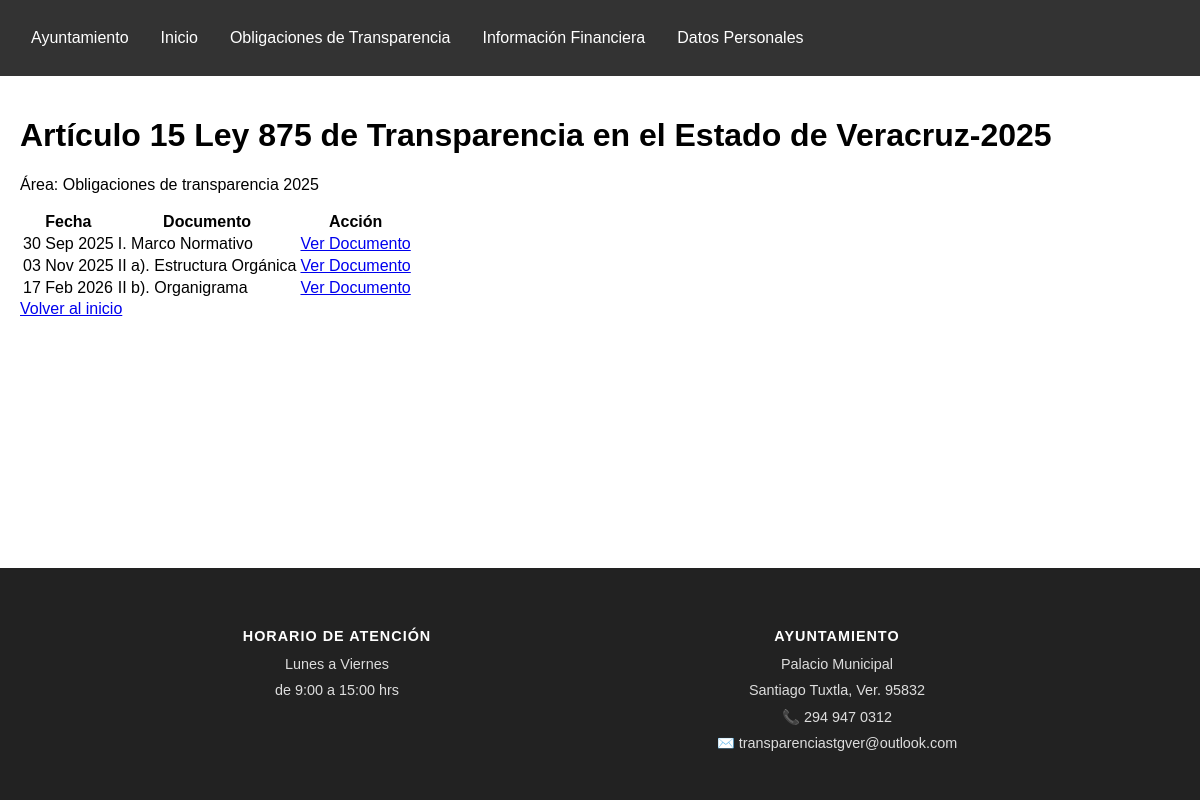
Screenshot of /area/obligaciones-de-transparencia-2025/articulo-15-ley-875-de-transparencia-en-el-estado/ with the database file from the repository.
### main/models.py (models this page shows, shortened)
class TipoDocumento(models.Model):
    area = models.ForeignKey(Area, on_delete=models.CASCADE, related_name='tipos_documento', verbose_name="Pertenece al Área")
    nombre = models.CharField(max_length=200, verbose_name="Tipo de Documento")
    slug = models.SlugField(verbose_name="Identificador URL")
    class Meta:
        unique_together = ('area', 'slug')
        ordering = ['nombre']

class Area(models.Model):
    CATEGORIAS = [
        ('transparencia', 'Obligaciones de Transparencia'),
        ('financiera', 'Información Financiera'),
    ]
    nombre = models.CharField(max_length=200, verbose_name="Nombre del Área")
    categoria = models.CharField(
        max_length=20,
        choices=CATEGORIAS,
        default='transparencia',
        verbose_name="Sección a la que pertenece"
    )
    descripcion = models.TextField(blank=True, verbose_name="Descripción (Opcional)")
    slug = models.SlugField(unique=True, verbose_name="Identificador URL (automático)")
    class Meta:
        verbose_name = "Área / Departamento"
        verbose_name_plural = "Áreas / Departamentos"
        ordering = ['-nombre']

class Documento(models.Model):
    tipo = models.ForeignKey(TipoDocumento, on_delete=models.CASCADE, related_name='documentos', verbose_name="Tipo de Documento")
    titulo = models.CharField(max_length=255, verbose_name="Título del Documento")
    fecha_publicacion = models.DateField(verbose_name="Fecha de Publicación")
    archivo_pdf = models.FileField(upload_to='documentos/%Y/%m/', verbose_name="Archivo PDF")
    created_at = models.DateTimeField(auto_now_add=True)
    class Meta:
        ordering = ['titulo']

### main/views.py (the view)
# urls.py: path('area/<slug:area_slug>/<slug:tipo_slug>/', views.lista_documentos, name='lista_documentos'),
def lista_documentos(request, area_slug, tipo_slug):
    area = get_object_or_404(Area, slug=area_slug)
    tipo = get_object_or_404(TipoDocumento, slug=tipo_slug, area=area)
    documentos = tipo.documentos.all()
    return render(request, 'main/lista_documentos.html', {
        'area': area,
        'tipo': tipo,
        'documentos': documentos
    })

### main/templates/main/lista_documentos.html
{% extends 'main/base.html' %}
{% block content %}
<h1>{{ tipo.nombre }}</h1>
<p>Área: {{ area.nombre }}</p>
<table>
    <thead>
        <tr>
            <th>Fecha</th>
            <th>Documento</th>
            <th>Acción</th>
        </tr>
    </thead>
    <tbody>
        {% for doc in documentos %}
            <tr>
                <td>{{ doc.fecha_publicacion|date:"d M Y" }}</td>
                <td>{{ doc.titulo }}</td>
                <td>
                    <a href="{{ doc.archivo_pdf.url }}" target="_blank" class="btn">
                        Ver Documento
                    </a>
                </td>
            </tr>
        {% empty %}
            <tr><td colspan="3">No se han subido documentos de este tipo.</td></tr>
        {% endfor %}
    </tbody>
</table>
<a href="{% url 'inicio' %}">Volver al inicio</a>
{% endblock %}

### main/templates/main/base.html (shortened to what this page needs)
<!DOCTYPE html>
<html lang="es">
<head>
</head>
<body>
<header>
    <nav>
        <ul>
            <li><a href="https://www.google.com" target="_blank">Ayuntamiento</a></li>
            <li><a href="{% url 'inicio' %}">Inicio</a></li>
            <li><a href="{% url 'lista_transparencia' %}">Obligaciones de Transparencia</a></li>
            <li><a href="{% url 'lista_financiera' %}">Información Financiera</a></li>
            <li><a href="{% url 'lista_datos_personales' %}">Datos Personales</a></li>
        </ul>
    </nav>
</header>
<div class="container">
    {% block content %}
    {% endblock %}
</div>
<footer>
    <div class="footer-content">
        <div class="footer-section">
            <h4>Horario de Atención</h4>
            <p>Lunes a Viernes</p>
            <p>de 9:00 a 15:00 hrs</p>
        </div>
        <div class="footer-section">
            <h4>Ayuntamiento</h4>
            <p>Palacio Municipal</p>
            <p>Santiago Tuxtla, Ver. 95832</p>
            <p>📞 294 947 0312</p>
            <p>✉️ transparenciastgver@outlook.com</p>
        </div>
    </div>
</footer>
</body>
</html>

### main/templates/main/base.html (style rules this page uses)
body { font-family: sans-serif; margin: 0; display: flex; flex-direction: column; min-height: 100vh; }
header { background-color: #333; padding: 15px; }
nav ul { list-style-type: none; margin: 0; padding: 0; overflow: hidden; }
nav li { float: left; }
nav li a { display: block; color: white; text-align: center; padding: 14px 16px; text-decoration: none; }
.container { padding: 20px; flex: 1; }
footer { background-color: #222; color: #ddd; padding: 30px 20px; margin-top: auto; font-size: 0.9em; }
.footer-content { display: flex; justify-content: space-around; flex-wrap: wrap; max-width: 1000px; margin: 0 auto; }
.footer-section { margin: 10px 20px; text-align: center; }
.footer-section h4 { color: #fff; margin-bottom: 10px; text-transform: uppercase; letter-spacing: 1px; }
.footer-section p { margin: 5px 0; line-height: 1.5; }

### rows the page displays
TipoDocumento: nombre "Artículo 15 Ley 875 de Transparencia en el Estado de Veracruz-2025"
Area: nombre "Obligaciones de transparencia 2025"
Documento: fecha_publicacion "30 Sep 2025", titulo "I. Marco Normativo"
Documento: fecha_publicacion "03 Nov 2025", titulo "II a). Estructura Orgánica"
Documento: fecha_publicacion "17 Feb 2026", titulo "II b). Organigrama"
